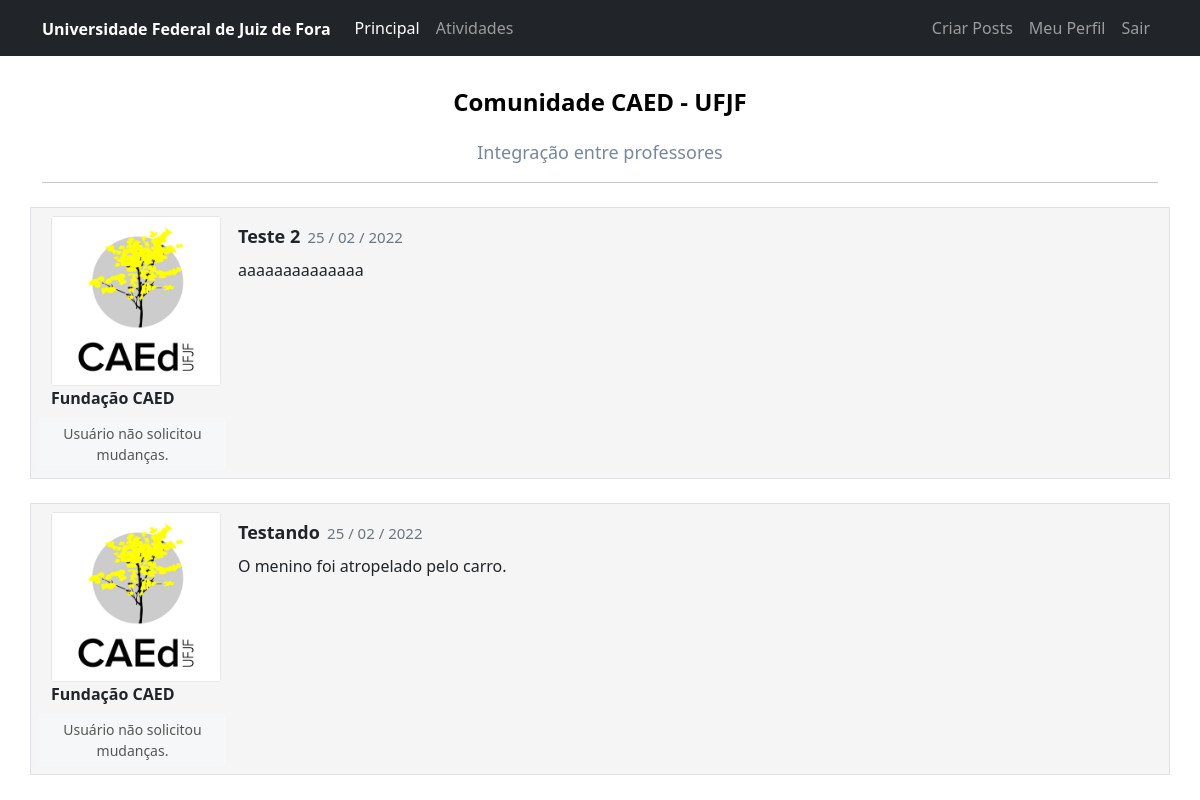
/atividades (signed in), run on the app's committed database.
### general_system/models.py (models this page shows)
class Post(data_base.Model):
    id = data_base.Column(data_base.Integer, primary_key=True)
    title = data_base.Column(data_base.String, nullable=False)
    bory_text = data_base.Column(data_base.Text, nullable=False)
    date_create = data_base.Column(data_base.DateTime, nullable=False, default=datetime.utcnow)
    id_user = data_base.Column(data_base.Integer, data_base.ForeignKey('usuario.id'), nullable=False)

class Usuario(data_base.Model, UserMixin):
    id = data_base.Column(data_base.Integer, primary_key=True)
    username = data_base.Column(data_base.String, nullable=False)
    email = data_base.Column(data_base.String, nullable=False, unique=True)
    password = data_base.Column(data_base.String, nullable=False)
    perf_photo = data_base.Column(data_base.String, default='default.jpg')
    posts = data_base.relationship('Post', backref='autor', lazy=True)
    changes = data_base.Column(data_base.String, nullable=False, default='')

### general_system/routes.py (the view)
@app.route('/atividades')
@login_required
def works():
    posts = Post.query.order_by(Post.id.desc())
    return render_template('works.html', posts=posts)

### general_system/models.py (called while the page is built)
@login_manager.user_loader
def load_user(id_user):
    return Usuario.query.get(int(id_user))

### general_system/templates/works.html
{% extends 'base.html' %}
{% block bory %}
    <div class="container mt-3">
        <div align="center">
        <h1 style="color: black"><strong><font size="5">Comunidade CAED - UFJF</font></strong></h1>
        <h2 style="color: lightslategrey"><font size="4">Integração entre professores</font></h2>
        <hr>
        </div>
        {% for post in posts %}
            <div class="field_form row border mt-4 p-2 publications">
                <div class="col col-2">
                    <div class="image pe-3 "> <img src="{{url_for('static', filename='image_id_user/{}'.format(post.autor.perf_photo))}}" class="rounded" width="170"> </div>
                    <strong>{{ post.autor.username }}</strong>
                    <div class="row justify-content-center">
                        {% if post.autor.changes == '' %}
                            <button type="button" class="btn btn-sm btn-light mt-2" disabled>Usuário não solicitou mudanças.</button>
                        {% else %}
                            {% for change in post.autor.changes.split(';') %}
                                 <button type="button" class="btn btn-sm btn-dark mt-2" disabled>{{ change }}</button>
                            {% endfor %}
                        {% endif %}
                    </div>
                </div>
                <div class="col col-9">
                        <h3>
                            <strong> <font size="4">{{ post.title }}</font></strong>
                            <small class="text-muted" style="font-size: 15px">
                            {{ post.date_create.strftime('%d / %m / %Y')}}
                            </small>
                        </h3>
                    <p>{{ post.bory_text }}</p>
                </div>
            </div>
        {% endfor %}
    </div>
{% endblock %}

### general_system/templates/base.html (shortened to what this page needs)
<!DOCTYPE html>
<html lang="pt-br">
<head>
    <link href="https://cdn.jsdelivr.net/npm/bootstrap@5.1.3/dist/css/bootstrap.min.css" rel="stylesheet">
    <link rel="stylesheet" type="text/css" href="{{ url_for('static', filename='main.css') }}">
</head>
<body>
    {% include 'navbar.html' %}
    {% block bory %}
    {% endblock %}
</body>
</html>

### general_system/templates/navbar.html (shortened to what this page needs)
<nav  class="navbar navbar-expand-lg navbar-dark bg-dark" xmlns="http://www.w3.org/1999/html">
  <div class="container-fluid container">
    <a class="navbar-brand" href="#" style="color = gainsboro">
      <strong><font size="3"> Universidade Federal de Juiz de Fora </font></strong>
    </a>
    <div class="collapse navbar-collapse" id="navbarSupportedContent">
      <ul class="navbar-nav me-auto mb-2 mb-lg-0">
        <li class="nav-item">
          <a class="nav-link active" aria-current="page" href="{{url_for('home')}}">Principal</a>
        </li>
        <li class="nav-item">
          <a class="nav-link" href="{{url_for('works')}}">Atividades</a>
        </li>
      </ul>
      <ul class="d-flex navbar-nav">
        {% if current_user.is_authenticated %}
            <li class="nav-item">
              <a class="nav-link" href="{{ url_for('create_post') }}">Criar Posts</a>
            </li>
            <li class="nav-item">
              <a class="nav-link" href="{{ url_for('my_profile') }}">Meu Perfil</a>
            </li>
            <li class="nav-item">
              <a class="nav-link" href="{{ url_for('logout') }}">Sair</a>
            </li>
        {%endif%}
      </ul>
    </div>
  </div>
</nav>

### general_system/static/main.css (style rules this page uses)
body { background-color: #FFF }
.image img { transition: all 0.5s }
.field_form { background: #f5f5f5 !important; }

### data on the page
Post: perf_photo (picture), autor.username "Fundação CAED", title "Teste 2", date_create "25 / 02 / 2022", bory_text "aaaaaaaaaaaaaa"
Post: perf_photo (picture), autor.username "Fundação CAED", title "Testando", date_create "25 / 02 / 2022", bory_text "O menino foi atropelado pelo carro."
